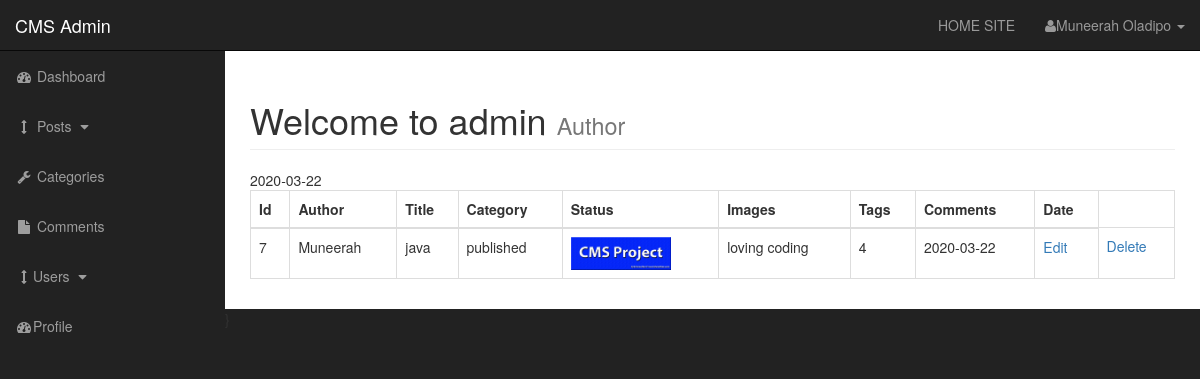
The page /admin/posts.php on the database its author committed.
### tables this page shows
CREATE TABLE `posts` (
  `posts_id` int(3) NOT NULL,
  `post_category_id` int(3) NOT NULL,
  `post_title` varchar(255) NOT NULL,
  `post_author` varchar(255) NOT NULL,
  `post_date` date NOT NULL,
  `post_image` text NOT NULL,
  `post_content` text NOT NULL,
  `post_tags` varchar(225) NOT NULL,
  `post_comment_count` varchar(11) NOT NULL,
  `post_status` varchar(255) NOT NULL DEFAULT 'draft'
);

### admin/include/view_all_posts.php (the view, shortened to what this page needs)
            <table class="table table-bordered table-hover">
                 <thead>
                     <tr>
                      <th>Id</th>
                      <th>Author</th>
                      <th>Title</th>
                      <th>Category</th>
                      <th>Status</th>
                      <th>Images</th>
                      <th>Tags</th>
                      <th>Comments</th>
                      <th>Date</th>
                     </tr>
                 </thead>
                 <tbody>
    <?php
   $query = "SELECT * FROM posts  ";
$select_posts = mysqli_query($connection, $query);
while ($row = mysqli_fetch_assoc($select_posts)) {
$posts_id = $row['posts_id'];
$post_author = $row['post_author'];
$post_title = $row['post_title'];
$post_status = $row['post_status'];
$post_image = $row['post_image'];
$post_tags = $row['post_tags'];
$post_comment_count = $row['post_comment_count'];
echo $post_date= $row['post_date'];
echo "<tr>";
echo "<td> $posts_id </td>";
echo "<td>$post_author</td>";
echo "<td>$post_title</td>";
echo "<td>$post_status</td>";
echo "<td><img width='100' src='../images/$post_image' alt='image'></td>";
echo "<td>$post_tags</td>";
echo "<td>$post_comment_count</td>";
echo "<td>$post_date</td>";
echo "<td><a href='posts.php?source=edit_post&p_id={$posts_id}'>Edit</a></td>";
echo "<td><a href='posts.php?delete={$posts_id}'>Delete</a></td>";
echo "</tr>";
}
    ?>
                 </tbody>
     </table>

### admin/css/sb-admin.css (style rules this page uses)
body { margin-top: 100px; background-color: #222; }
@media (min-width:768px) { body { margin-top: 50px; } }

### rows shown on the page
posts: posts_id "7", post_author "Muneerah", post_title "java", post_status "published", post_image (picture), post_tags "loving coding", post_comment_count "4", post_date "2020-03-22"
